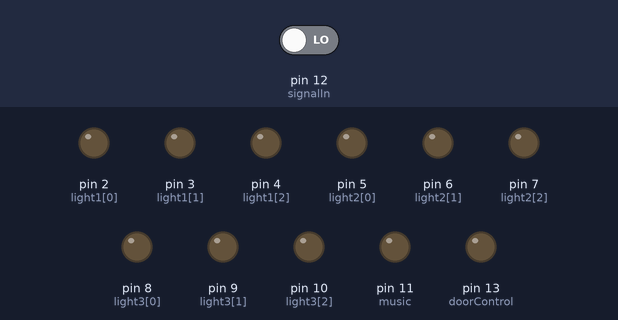
This sketch was run on a simulated Arduino Uno, built with avr-gcc and run on an emulated ATmega328P. Parts: output pins drawn as LEDs (lit = HIGH). The test bench sets the inputs (shaded band); at power-on: pin 12 (signalIn) LOW. What the sketch prints to the serial monitor is not drawn.

Above: at 1.2 s.
1.3 s: pin 12 (signalIn) driven HIGH
At 2.4 s:
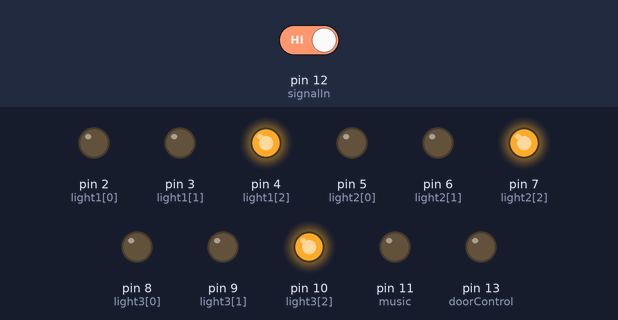
At 4.0 s:
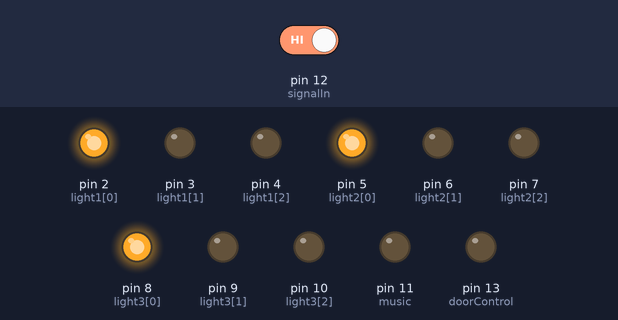
Timing chart, 0 to 57.3 s (numbered marks = the images above; inputs shaded):
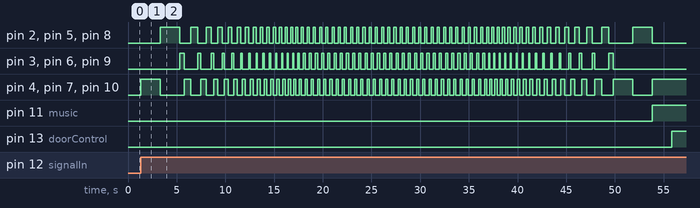

Measured:
- after the input at 1.3 s, pin 2 (light1[0]): LOW → HIGH after 2.0 s, → LOW 2.0 s later, → HIGH 1.2 s later, → LOW 0.71 s later, … (124 changes in this stretch); pin 3 (light1[1]): LOW → HIGH after 4.0 s, → LOW 0.45 s later, → HIGH 1.4 s later, → LOW 0.30 s later, … (122 changes in this stretch)

The sketch:

light_door_control.ino
```cpp
/*
light1[],light2[]用于接跑马灯，doorControl(13号管脚)接输出给门的信号，
 signalIn(12号管脚)接输入信号，music(11号管脚)接音乐开启信号
 */
int doorControl = 13;
int music=11;
int light1[]={
  2,3,4};
int light2[]={
  5,6,7};
int light3[]={
  8,9,10};
int signalIn=12;
int digitalInData;
// the setup routine runs once when you press reset:
void setup() {
  // initialize the digital pin as an output.
  pinMode(doorControl, OUTPUT);
  for(int k=0;k<3;k++){
    pinMode(light1[k],OUTPUT);
    pinMode(light2[k],OUTPUT);
    pinMode(light3[k],OUTPUT);
  }
  pinMode(signalIn,INPUT);
  pinMode(music,OUTPUT);
  Serial.begin(9600);
}
void writequeue1()
{
  digitalWrite(light1[0], HIGH);   // turn the LED on (HIGH is the voltage level)
  digitalWrite(light1[1], LOW);    // turn the LED off by making the voltage LOW
  digitalWrite(light1[2], LOW);    // turn the LED off by making the voltage LOW
  digitalWrite(light2[0], HIGH);   // turn the LED on (HIGH is the voltage level)
  digitalWrite(light2[1], LOW);    // turn the LED off by making the voltage LOW
  digitalWrite(light2[2], LOW);    // turn the LED off by making the voltage LOW
  digitalWrite(light3[0], HIGH);   // turn the LED on (HIGH is the voltage level)
  digitalWrite(light3[1], LOW);    // turn the LED off by making the voltage LOW
  digitalWrite(light3[2], LOW);    // turn the LED off by making the voltage LOW
}
void writequeue2()
{
  digitalWrite(light1[0], LOW);   // turn the LED on (HIGH is the voltage level)
  digitalWrite(light1[1], HIGH);    // turn the LED off by making the voltage LOW
  digitalWrite(light1[2], LOW);    // turn the LED off by making the voltage LOW
  digitalWrite(light2[0], LOW);   // turn the LED on (HIGH is the voltage level)
  digitalWrite(light2[1], HIGH);    // turn the LED off by making the voltage LOW
  digitalWrite(light2[2], LOW);    // turn the LED off by making the voltage LOW
  digitalWrite(light3[0], LOW);   // turn the LED on (HIGH is the voltage level)
  digitalWrite(light3[1], HIGH);    // turn the LED off by making the voltage LOW
  digitalWrite(light3[2], LOW);    // turn the LED off by making the voltage LOW
}
void writequeue3()
{
  digitalWrite(light1[0], LOW);   // turn the LED on (HIGH is the voltage level)
  digitalWrite(light1[1], LOW);    // turn the LED off by making the voltage LOW
  digitalWrite(light1[2], HIGH);    // turn the LED off by making the voltage LOW
  digitalWrite(light2[0], LOW);   // turn the LED on (HIGH is the voltage level)
  digitalWrite(light2[1], LOW);    // turn the LED off by making the voltage LOW
  digitalWrite(light2[2], HIGH);    // turn the LED off by making the voltage LOW
  digitalWrite(light3[0], LOW);   // turn the LED on (HIGH is the voltage level)
  digitalWrite(light3[1], LOW);    // turn the LED off by making the voltage LOW
  digitalWrite(light3[2], HIGH);    // turn the LED off by making the voltage LOW
}
// the loop routine runs over and over again forever:
void loop() {

  digitalWrite(doorControl,LOW);
  digitalWrite(music, LOW);

  while(digitalRead(signalIn)==HIGH){
    for(int i=0;i<16;i++){//Accelerated motion
      writequeue1();
      delay(1000*(sqrt(6*i-2)-sqrt(6*i-6)));               // wait for a second
      writequeue2();
      delay(1000*(sqrt(6*i)-sqrt(6*i-2)));
      writequeue3();
      delay(1000*(sqrt(6*i+4)-sqrt(6*i)));
    }
    for(int i=0;i<30;i++){//Uniform motion
      writequeue1();
      delay(212);               // wait for a second
      writequeue2();
      delay(212);
      writequeue3();
      delay(212);
    }
    for(int i=16;i>=0;i--){//Deceleration
      writequeue1();
      delay(1000*(sqrt(6*i+4)-sqrt(6*i)));
      writequeue2();
      delay(1000*(sqrt(6*i)-sqrt(6*i-2)));
      writequeue3();
      delay(1000*(sqrt(6*i-2)-sqrt(6*i-6)));               // wait for a second
    }
    Serial.println("IM AAAAAAAAAAAAAAAAA");
    digitalWrite(music, HIGH);
    delay(2000);

    digitalWrite(doorControl, HIGH);   // turn the LED on (HIGH is the voltage level)
    delay(4000);
    digitalWrite(music, LOW);

    delay(15000);               // wait for a second
  }
  Serial.println("IM BBBBBBB");
}
```
